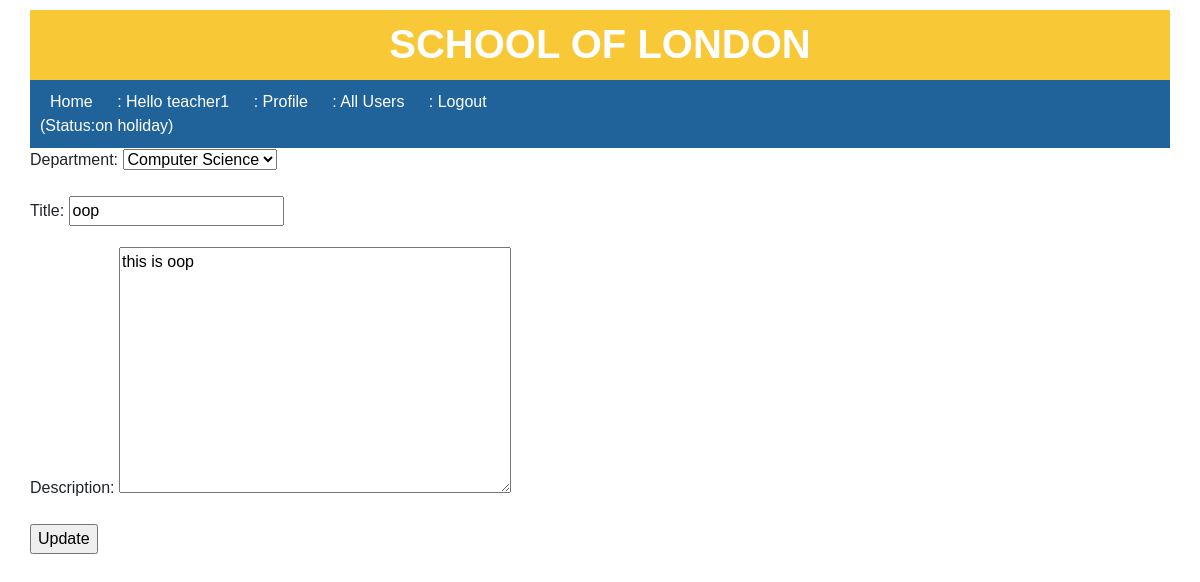
The page /update/course/9 (signed in) on the database its author committed.
### course/models.py (models this page shows, shortened)
class AppUser(models.Model):
    user = models.OneToOneField(User, on_delete=models.CASCADE)
    mobileNumber = models.IntegerField(null=True, blank=True)
    courses_enrolled = models.ManyToManyField('Course', related_name='students_enrolled', blank=True)
    is_teacher = models.BooleanField(default=False)
    profilePic=models.ImageField(blank=True)
    status = models.TextField(blank=True)

class Course(models.Model):
    user = models.ForeignKey(User, related_name="courses_created", on_delete=models.CASCADE)
    department = models.ForeignKey(Department, related_name="courses", on_delete=models.CASCADE)
    title = models.CharField(max_length=300)
    description = models.TextField(blank=True)
    created = models.DateTimeField(auto_now_add=True)
    students = models.ManyToManyField(User, related_name="courses_joined", blank=True)
    class Meta:
        ordering = ['-created']

class Department(models.Model):
    title = models.CharField(max_length=300)
    description = models.TextField(blank=True)
    class Meta:
        ordering = ['title']
    def __str__(self):
        return self.title

### course/views.py (the view)
# urls.py: path('update/course/<int:course_id>', views.updatecourse.as_view(), name='update_course'),
class updatecourse(mypermission,UpdateView):
    model=Course
    fields=['department','title','description']
    template_name ='course/update_course.html'
    pk_url_kwarg = 'course_id'
    success_url = "/"

### course/templatetags/my_tags.py (called while the page is built)
@register.simple_tag
def todays_date():
    return datetime.datetime.now().strftime("%d %b, %Y")

### course/views.py (called while the page is built)
    def test_func(self):
        if self.request.user.appuser.is_teacher:
            return self.request.user.appuser.is_teacher

### course/templates/course/update_course.html
{% extends "./base.html" %}
{% block content %}
<form method="post">{% csrf_token %}
 {{ form.as_p }}
 <input type="submit" value="Update">
</form>
{% endblock %}

### course/templates/course/title.html
<div id="header">
    <h1>SCHOOL OF LONDON</h1>
    </div>
    <div id="navigation">
        <a href="/">Home</a>
        {% if user.is_authenticated %}
            <a class="nav-link" href="#"> : Hello {{ user.username }} <span class="sr-only">(current)</span></a>
            <a class="nav-link" href="/profile/"> : Profile<span class="sr-only">(current)</span></a>
            {% if user.appuser.is_teacher %}
                <a class="nav-link" href="/allUsers/"> : All Users<span class="sr-only">(current)</span></a>
            {% endif %}
            <a class="nav-link" href="/logout/"> : Logout<span class="sr-only">(current)</span></a>
            <br> (Status:{{user.appuser.status}})
        {% else %}
            <a class="nav-link" href="/register/"> : Register <span class="sr-only">(current)</span></a>
          <a class="nav-link" href="/login/"> : Log In<span class="sr-only">(current)</span></a>
       {% endif %}
    </div>

### course/static/css/course.css (style rules this page uses)
body { font-family: Sans-Serif; margin: 10px; border: 0px; padding-left: 20px; padding-right: 20px; }
h1 { font-weight: bolder; }
#navigation { width: 100%; background-color: #20639b; color: #ffffff; padding: 10px; }
#navigation a { color:white; padding: 10px; display:inline }
#header { color: #ffffff; text-align: center; padding: 10px; width: 100%; height: 70px; background-color: #f7bd0ed4; }

### rows shown on the page
Course: department "Computer Science", description "this is oop"
Department: title "oop"

### other values the page prints
{{ user.username }} "teacher1"
{{ user.appuser.status }} "on holiday"
